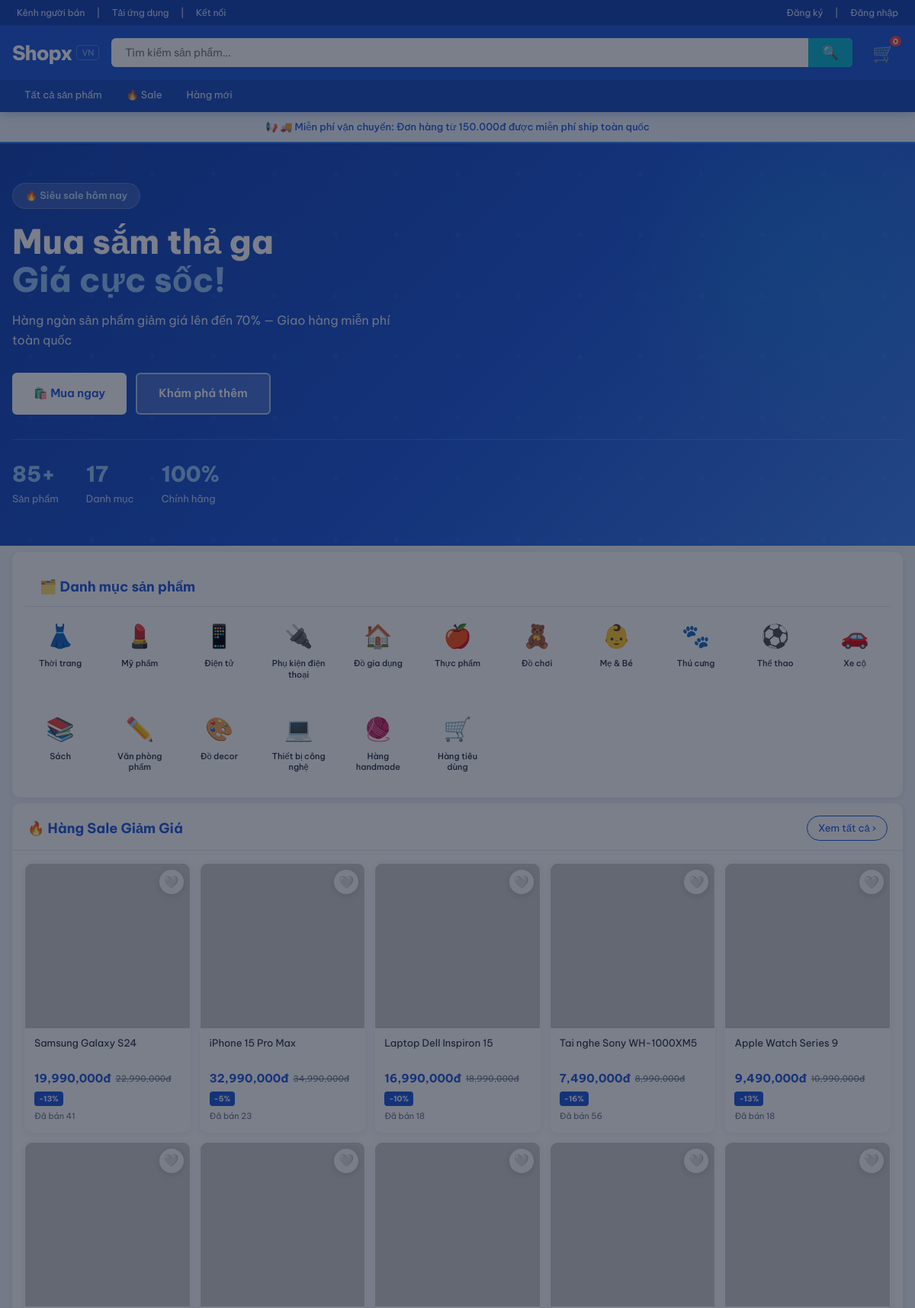
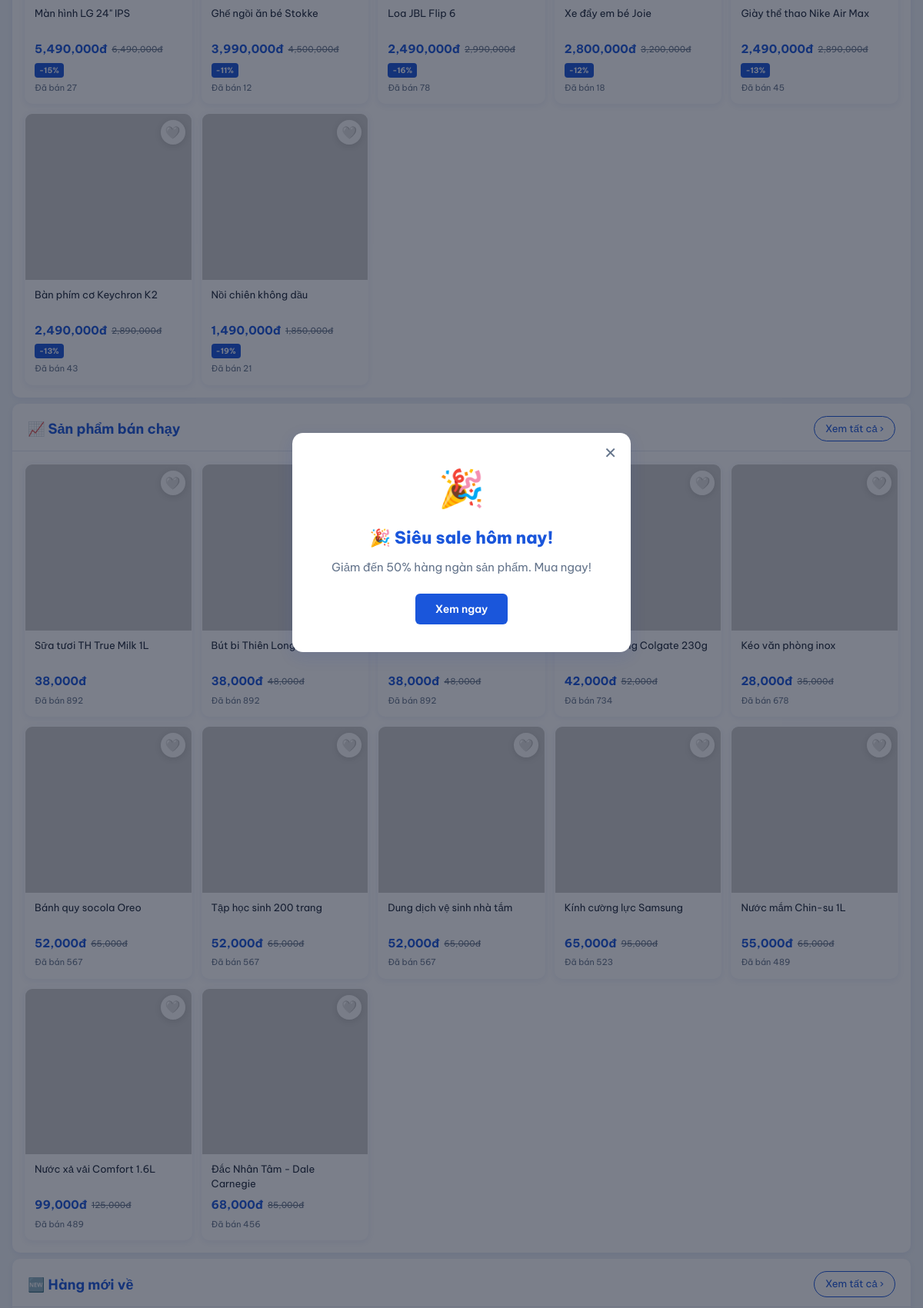
The page / (upper part) on the database its author committed (2 pictures, top to bottom).
### tables this page shows
CREATE TABLE notifications (
            id INTEGER PRIMARY KEY AUTOINCREMENT,
            title TEXT,
            message TEXT,
            type TEXT DEFAULT 'banner',
            active INTEGER DEFAULT 1,
            created_at TEXT DEFAULT CURRENT_TIMESTAMP
        );

CREATE TABLE categories (
            id INTEGER PRIMARY KEY AUTOINCREMENT,
            name TEXT NOT NULL,
            icon TEXT DEFAULT '🛍️'
        );

CREATE TABLE products (
            id INTEGER PRIMARY KEY AUTOINCREMENT,
            name TEXT NOT NULL,
            description TEXT,
            price REAL NOT NULL,
            sale_price REAL,
            sale_end TEXT,
            stock INTEGER DEFAULT 0,
            category_id INTEGER,
            image TEXT,
            video TEXT,
            sold INTEGER DEFAULT 0,
            created_at TEXT DEFAULT CURRENT_TIMESTAMP,
            FOREIGN KEY(category_id) REFERENCES categories(id)
        );

### app.py (the view)
@app.route('/')
def index():
    conn = get_db()
    c = conn.cursor()
    now = datetime.now().strftime('%Y-%m-%d %H:%M:%S')
    flash_sales = c.execute("""
        SELECT fs.*, p.name, p.image, p.price, p.sale_price, fs.end_time
        FROM flash_sales fs JOIN products p ON fs.product_id = p.id
        WHERE fs.end_time > ? AND fs.start_time <= ?
        LIMIT 8
    """, (now, now)).fetchall()
    categories = c.execute("SELECT * FROM categories").fetchall()
    sale_products = c.execute("""
        SELECT * FROM products WHERE sale_price IS NOT NULL ORDER BY (price - sale_price) DESC LIMIT 12
    """).fetchall()
    hot_products = c.execute("SELECT * FROM products ORDER BY sold DESC LIMIT 12").fetchall()
    new_products = c.execute("SELECT * FROM products ORDER BY created_at DESC LIMIT 12").fetchall()
    notification = c.execute("SELECT * FROM notifications WHERE active=1 AND type='popup' LIMIT 1").fetchone()
    banner = c.execute("SELECT * FROM notifications WHERE active=1 AND type='banner' LIMIT 1").fetchone()
    conn.close()
    wishlist_ids = []
    if 'user_id' in session:
        conn2 = get_db()
        wishlist_ids = [r['product_id'] for r in conn2.execute("SELECT product_id FROM wishlist WHERE user_id=?", (session['user_id'],)).fetchall()]
        conn2.close()
    return render_template('index.html', flash_sales=flash_sales, categories=categories,
                           sale_products=sale_products, hot_products=hot_products,
                           new_products=new_products, notification=notification,
                           banner=banner, wishlist_ids=wishlist_ids)

### app.py (called while the page is built)
def get_db():
    conn = sqlite3.connect(DB_PATH)
    conn.row_factory = sqlite3.Row
    return conn

### templates/index.html (shortened to what this page needs)
{% extends 'base.html' %}
{% block content %}
{% if notification %}
<div class="popup-overlay show" id="popupNotif">
  <div class="popup-box">
    <button class="popup-close" onclick="document.getElementById('popupNotif').classList.remove('show')">✕</button>
    <div style="font-size:48px;margin-bottom:12px;">🎉</div>
    <div class="popup-title">{{ notification.title }}</div>
    <div class="popup-msg">{{ notification.message }}</div>
    <button class="btn btn-primary" onclick="document.getElementById('popupNotif').classList.remove('show')">Xem ngay</button>
  </div>
</div>
{% endif %}
{% if banner %}
<div class="banner-notif">📢 {{ banner.title }}: {{ banner.message }}</div>
{% endif %}
<div class="hero-banner">
  <div class="container">
    <div class="hero-content">
      <div class="hero-text">
        <div class="hero-badge">🔥 Siêu sale hôm nay</div>
        <h1 class="hero-title">Mua sắm thả ga<br><span>Giá cực sốc!</span></h1>
        <p class="hero-desc">Hàng ngàn sản phẩm giảm giá lên đến 70% — Giao hàng miễn phí toàn quốc</p>
        <div style="display:flex;gap:12px;flex-wrap:wrap;">
          <a href="/products?sale=1" class="btn btn-primary" style="background:white;color:var(--primary);font-size:15px;padding:14px 28px;">🛍️ Mua ngay</a>
          <a href="/products" class="btn" style="background:rgba(255,255,255,.2);color:white;border:2px solid rgba(255,255,255,.6);font-size:15px;padding:14px 28px;">Khám phá thêm</a>
        </div>
      </div>
      <div class="hero-stats">
        <div class="hero-stat"><span class="hero-stat-num">85+</span><span>Sản phẩm</span></div>
        <div class="hero-stat"><span class="hero-stat-num">17</span><span>Danh mục</span></div>
        <div class="hero-stat"><span class="hero-stat-num">100%</span><span>Chính hãng</span></div>
      </div>
    </div>
  </div>
</div>
<div class="container">
<section class="categories-section">
  <div class="section-header">
    <div class="section-title">🗂️ Danh mục sản phẩm</div>
  </div>
  <div class="categories-grid">
    {% for cat in categories %}
    <div class="category-item" onclick="location.href='/products?cat={{ cat.id }}'">
      <span class="category-icon">{{ cat.icon }}</span>
      <div class="category-name">{{ cat.name }}</div>
    </div>
    {% endfor %}
  </div>
</section>
<section class="flash-sale-section">
  <div class="section-header">
    <div class="section-title">🔥 Hàng Sale Giảm Giá</div>
    <a href="{{ url_for('products', sale=1) }}" class="see-all">Xem tất cả ›</a>
  </div>
  <div class="product-grid">
    {% for p in sale_products %}
    <div class="product-card">
      <button class="wishlist-btn {{ 'active' if p.id in wishlist_ids }}" onclick="event.stopPropagation(); toggleWishlist({{ p.id }}, this)">{{ '❤️' if p.id in wishlist_ids else '🤍' }}</button>
      <img class="product-img" src="{{ p.image }}" alt="{{ p.name }}" onclick="location.href='/product/{{ p.id }}'" onerror="this.src='https://picsum.photos/400/400?random={{ p.id }}'">
      <div class="product-info">
        <div class="product-name" onclick="location.href='/product/{{ p.id }}'">{{ p.name }}</div>
        <div class="product-price">
          <span class="price-current">{{ "{:,.0f}đ".format(p.sale_price) }}</span>
          <span class="price-original">{{ "{:,.0f}đ".format(p.price) }}</span>
          <span class="price-badge">-{{ ((p.price - p.sale_price) / p.price * 100)|int }}%</span>
        </div>
        <div class="product-sold">Đã bán {{ p.sold }}</div>
      </div>
    </div>
    {% endfor %}
  </div>
</section>
<section class="flash-sale-section">
  <div class="section-header">
    <div class="section-title">📈 Sản phẩm bán chạy</div>
    <a href="{{ url_for('products', sort='hot') }}" class="see-all">Xem tất cả ›</a>
  </div>
  <div class="product-grid">
    {% for p in hot_products %}
    <div class="product-card">
      <button class="wishlist-btn {{ 'active' if p.id in wishlist_ids }}" onclick="event.stopPropagation(); toggleWishlist({{ p.id }}, this)">{{ '❤️' if p.id in wishlist_ids else '🤍' }}</button>
      <img class="product-img" src="{{ p.image }}" alt="{{ p.name }}" onclick="location.href='/product/{{ p.id }}'" onerror="this.src='https://picsum.photos/400/400?random={{ p.id + 100 }}'">
      <div class="product-info">
        <div class="product-name" onclick="location.href='/product/{{ p.id }}'">{{ p.name }}</div>
        <div class="product-price">
          {% if p.sale_price %}
          <span class="price-current">{{ "{:,.0f}đ".format(p.sale_price) }}</span>
          <span class="price-original">{{ "{:,.0f}đ".format(p.price) }}</span>
          {% else %}
          <span class="price-current">{{ "{:,.0f}đ".format(p.price) }}</span>
          {% endif %}
        </div>
        <div class="product-sold">Đã bán {{ p.sold }}</div>
      </div>
    </div>
    {% endfor %}
  </div>
</section>
<section class="flash-sale-section">
  <div class="section-header">
    <div class="section-title">🆕 Hàng mới về</div>
    <a href="{{ url_for('products', sort='new') }}" class="see-all">Xem tất cả ›</a>
  </div>
</section>
</div>
{% endblock %}

### rows shown on the page
notifications: title "🎉 Siêu sale hôm nay!", message "Giảm đến 50% hàng ngàn sản phẩm. Mua ngay!"
notifications: title "🚚 Miễn phí vận chuyển", message "Đơn hàng từ 150.000đ được miễn phí ship toàn quốc"
categories: icon "👗", name "Thời trang"
categories: icon "💄", name "Mỹ phẩm"
categories: icon "📱", name "Điện tử"
categories: icon "🔌", name "Phụ kiện điện thoại"
categories: icon "🏠", name "Đồ gia dụng"
categories: icon "🍎", name "Thực phẩm"
categories: icon "🧸", name "Đồ chơi"
categories: icon "👶", name "Mẹ & Bé"
categories: icon "🐾", name "Thú cưng"
categories: icon "⚽", name "Thể thao"
categories: icon "🚗", name "Xe cộ"
categories: icon "📚", name "Sách"
categories: icon "✏️", name "Văn phòng phẩm"
categories: icon "🎨", name "Đồ decor"
categories: icon "💻", name "Thiết bị công nghệ"
categories: icon "🧶", name "Hàng handmade"
categories: icon "🛒", name "Hàng tiêu dùng"
products: id "🤍", name "Samsung Galaxy S24", sale_price "19,990,000đ", price "22,990,000đ", ((p.price-p.sale_price)/p.price*100)|int "13", sold "41"
products: id "🤍", name "iPhone 15 Pro Max", sale_price "32,990,000đ", price "34,990,000đ", ((p.price-p.sale_price)/p.price*100)|int "5", sold "23"
products: id "🤍", name "Laptop Dell Inspiron 15", sale_price "16,990,000đ", price "18,990,000đ", ((p.price-p.sale_price)/p.price*100)|int "10", sold "18"
products: id "🤍", name "Tai nghe Sony WH-1000XM5", sale_price "7,490,000đ", price "8,990,000đ", ((p.price-p.sale_price)/p.price*100)|int "16", sold "56"
products: id "🤍", name "Apple Watch Series 9", sale_price "9,490,000đ", price "10,990,000đ", ((p.price-p.sale_price)/p.price*100)|int "13", sold "18"
products: id "🤍", name "Màn hình LG 24\" IPS", sale_price "5,490,000đ", price "6,490,000đ", ((p.price-p.sale_price)/p.price*100)|int "15", sold "27"
products: id "🤍", name "Ghế ngồi ăn bé Stokke", sale_price "3,990,000đ", price "4,500,000đ", ((p.price-p.sale_price)/p.price*100)|int "11", sold "12"
products: id "🤍", name "Loa JBL Flip 6", sale_price "2,490,000đ", price "2,990,000đ", ((p.price-p.sale_price)/p.price*100)|int "16", sold "78"
products: id "🤍", name "Xe đẩy em bé Joie", sale_price "2,800,000đ", price "3,200,000đ", ((p.price-p.sale_price)/p.price*100)|int "12", sold "18"
products: id "🤍", name "Giày thể thao Nike Air Max", sale_price "2,490,000đ", price "2,890,000đ", ((p.price-p.sale_price)/p.price*100)|int "13", sold "45"
products: id "🤍", name "Bàn phím cơ Keychron K2", sale_price "2,490,000đ", price "2,890,000đ", ((p.price-p.sale_price)/p.price*100)|int "13", sold "43"
products: id "🤍", name "Nồi chiên không dầu", sale_price "1,490,000đ", price "1,850,000đ", ((p.price-p.sale_price)/p.price*100)|int "19", sold "21"
products: id "🤍", name "Sữa tươi TH True Milk 1L", price "38,000đ", sold "892"
products: name "Bút bi Thiên Long TL-023", sale_price "38,000đ", price "48,000đ", sold "892"
products: sale_price "38,000đ", price "48,000đ", sold "892"
products: id "🤍", name "Kem đánh răng Colgate 230g", sale_price "42,000đ", price "52,000đ", sold "734"
products: id "🤍", name "Kéo văn phòng inox", sale_price "28,000đ", price "35,000đ", sold "678"
products: id "🤍", name "Bánh quy socola Oreo", sale_price "52,000đ", price "65,000đ", sold "567"
products: id "🤍", name "Tập học sinh 200 trang", sale_price "52,000đ", price "65,000đ", sold "567"
products: id "🤍", name "Dung dịch vệ sinh nhà tắm", sale_price "52,000đ", price "65,000đ", sold "567"
products: id "🤍", name "Kính cường lực Samsung", sale_price "65,000đ", price "95,000đ", sold "523"
products: id "🤍", name "Nước mắm Chin-su 1L", sale_price "55,000đ", price "65,000đ", sold "489"
products: id "🤍", name "Nước xả vải Comfort 1.6L", sale_price "99,000đ", price "125,000đ", sold "489"
products: id "🤍", name "Đắc Nhân Tâm - Dale Carnegie", sale_price "68,000đ", price "85,000đ", sold "456"
